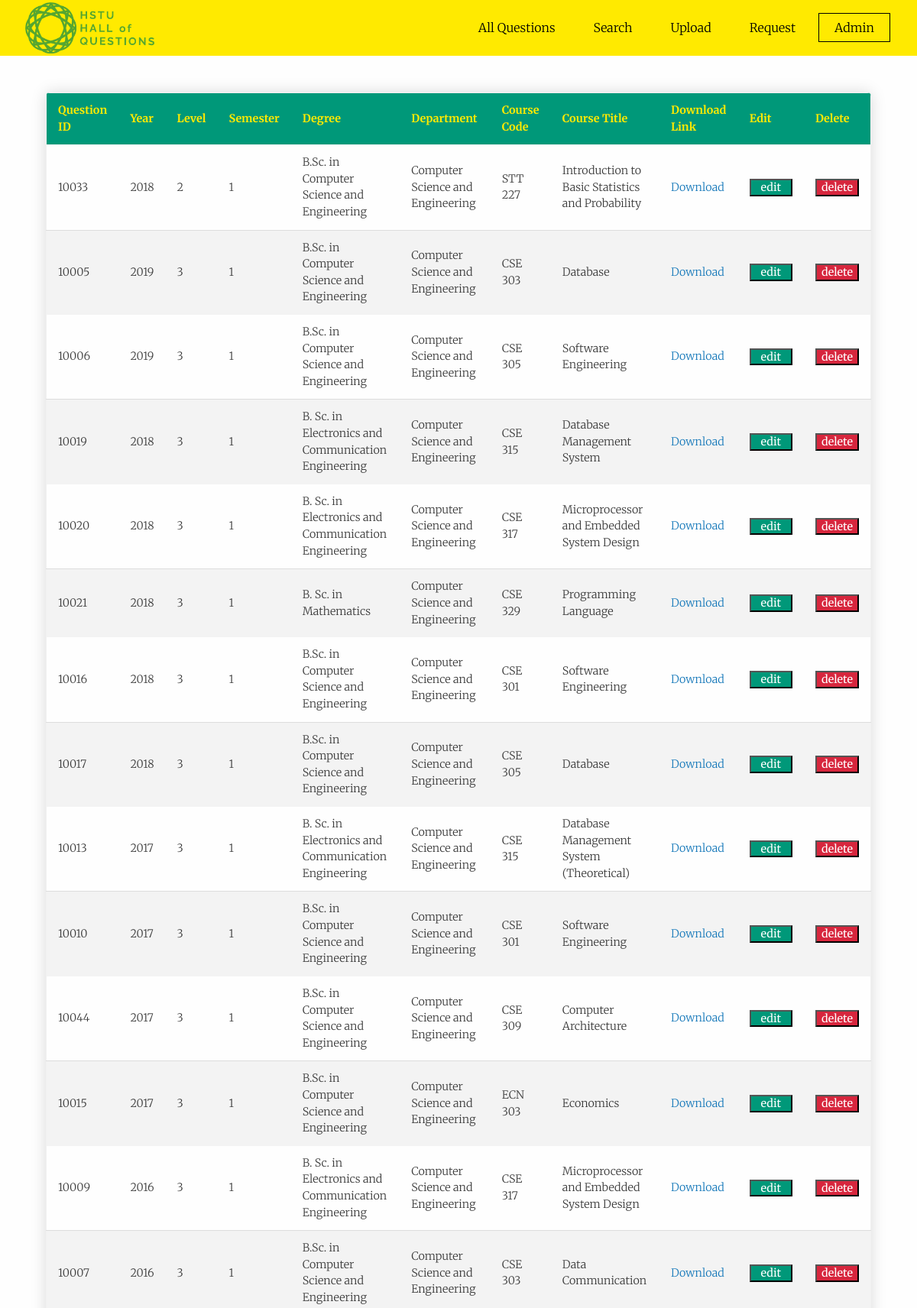
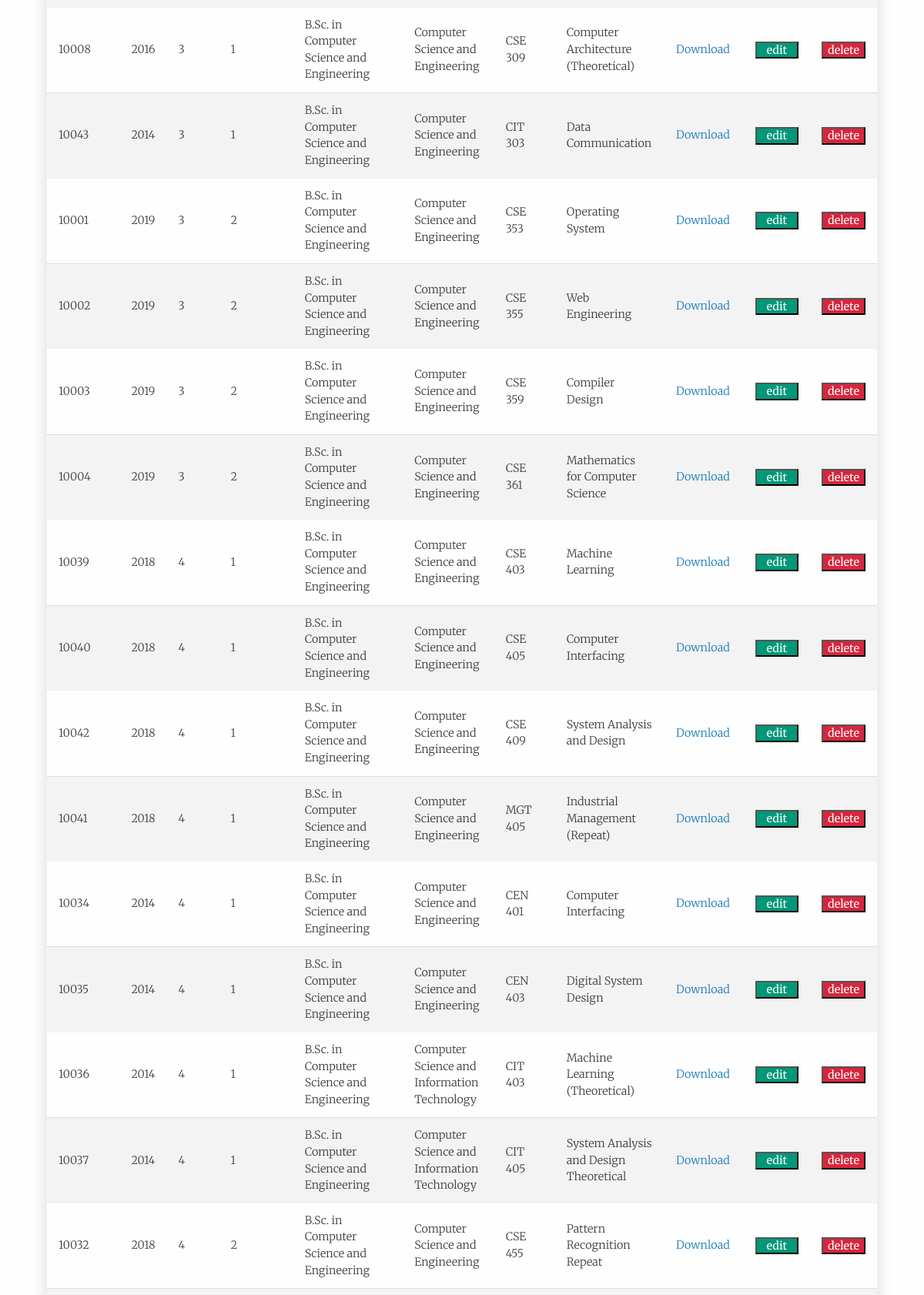
The app's page /admin_database.php (upper part) with its own data (2 pictures, top to bottom).
### tables this page shows
CREATE TABLE `question` (
  `question_id` int(11) NOT NULL,
  `year_var` int(11) NOT NULL,
  `level_var` int(11) NOT NULL,
  `semester` int(11) NOT NULL,
  `degree` varchar(100) NOT NULL,
  `department` varchar(100) NOT NULL,
  `course_code` varchar(100) NOT NULL,
  `course_title` varchar(100) NOT NULL,
  `link` varchar(100) NOT NULL
);

### admin_database.php (the view, shortened to what this page needs)
<!doctype html>
<html class="no-js" lang="en">
<head>
    <link rel="stylesheet" href="css/app.css">
    <link rel="stylesheet" type="text/css" href="https://cdnjs.cloudflare.com/ajax/libs/slick-carousel/1.7.1/slick.css" />
    <link rel="stylesheet" type="text/css" href="https://cdnjs.cloudflare.com/ajax/libs/slick-carousel/1.7.1/slick-theme.css" />
</head>
<body>
    <header class="site-header">
        <div class="container">
            <div class="header-content">
                <div class="top-menu  scroll-reveal">
                    <div class="menu">
                        <img style="display: block;margin-right: auto;" src="logo.png" height="175" width="175" alt="Logo of HSTU Hall of Questions" >
                        <nav id="main-nav" data-animate="menu-in menu-out">
                            <ul class="main-navigation">
                                <li><a class="m-anim" href="index.php" data-text="All Questions">All Questions</a></li>
                                <li><a class="m-anim" href="search.php" data-text="Search">Search</a></li>
                                <li><a class="m-anim" href="user_upload.php" data-text="Upload">Upload</a></li>
                                <li><a class="m-anim" href="request.php" data-text="Request">Request</a></li>
                                <li><a class="m-active" href="admin.php" data-text="Admin">Admin</a></li>
                            </ul>
                        </nav>
                    </div>
                </div>
            </div>
        </div>
    </header>
  <div class="result-body">
      <?php
          $servername = "localhost";
          $username = "root";
          $password = "";
          $dbname = "hstuhq";
          $conn = new mysqli($servername, $username, $password, $dbname);
          $sql = "SELECT question_id, year_var, level_var, semester, degree, department, course_code, course_title, link FROM question ORDER BY level_var ASC, semester ASC, year_var DESC, degree ASC, course_code ASC, course_title ASC";
          $result = $conn->query($sql);
          echo"<table class='content-table'>";
            echo"<thead><tr><th>Question ID</th><th>Year</th><th>Level</th><th>Semester</th><th>Degree</th><th>Department</th><th>Course Code</th><th>Course Title</th><th>Download Link</th><th>Edit</th><th>Delete</th></tr></thead><tbody>";
              if ($result->num_rows > 0) {
                while($row = $result->fetch_assoc()) {
                  echo "<tr><td>". $row["question_id"] . "</td><td>" . $row["year_var"]. "</td><td>" . $row["level_var"]. "</td><td>" . $row["semester"]. "</td><td>" . $row["degree"]. "</td><td>" . $row["department"]. "</td><td>" . $row["course_code"]. "</td><td>" . $row["course_title"]. "</td><td><a target='_blank' href='" . $row["link"]. "'>Download</a></td><td><form action='update_question_database.php' method='post'><input type='hidden' name='ques_id' value='" . $row["question_id"] . "'><input type='submit' name='edit' value='  edit  '></form></td><td><form action='' method='post'><input type='hidden' name='q_id' value='" . $row["question_id"] . "'><input type='submit' id='delete_button' name='delete_row' value='delete'></form></td></tr>\n";
                }
              }
            echo"</tbody></table>";
      ?>
  </div>
</body>
</html>

### records on screen
question: question_id "10033", year_var "2018", level_var "2", semester "1", degree "B.Sc. in Computer Science and Engineering", department "Computer Science and Engineering", course_code "STT 227", course_title "Introduction to Basic Statistics and Probability"
question: question_id "10005", year_var "2019", level_var "3", semester "1", degree "B.Sc. in Computer Science and Engineering", department "Computer Science and Engineering", course_code "CSE 303", course_title "Database"
question: question_id "10006", year_var "2019", level_var "3", semester "1", degree "B.Sc. in Computer Science and Engineering", department "Computer Science and Engineering", course_code "CSE 305", course_title "Software Engineering"
question: question_id "10019", year_var "2018", level_var "3", semester "1", degree "B. Sc. in Electronics and Communication Engineering", department "Computer Science and Engineering", course_code "CSE 315", course_title "Database Management System"
question: question_id "10020", year_var "2018", level_var "3", semester "1", degree "B. Sc. in Electronics and Communication Engineering", department "Computer Science and Engineering", course_code "CSE 317", course_title "Microprocessor and Embedded System Design"
question: question_id "10021", year_var "2018", level_var "3", semester "1", degree "B. Sc. in Mathematics", department "Computer Science and Engineering", course_code "CSE 329", course_title "Programming Language"
question: question_id "10016", year_var "2018", level_var "3", semester "1", degree "B.Sc. in Computer Science and Engineering", department "Computer Science and Engineering", course_code "CSE 301", course_title "Software Engineering"
question: question_id "10017", year_var "2018", level_var "3", semester "1", degree "B.Sc. in Computer Science and Engineering", department "Computer Science and Engineering", course_code "CSE 305", course_title "Database"
question: question_id "10013", year_var "2017", level_var "3", semester "1", degree "B. Sc. in Electronics and Communication Engineering", department "Computer Science and Engineering", course_code "CSE 315", course_title "Database Management System (Theoretical)"
question: question_id "10010", year_var "2017", level_var "3", semester "1", degree "B.Sc. in Computer Science and Engineering", department "Computer Science and Engineering", course_code "CSE 301", course_title "Software Engineering"
question: question_id "10044", year_var "2017", level_var "3", semester "1", degree "B.Sc. in Computer Science and Engineering", department "Computer Science and Engineering", course_code "CSE 309", course_title "Computer Architecture"
question: question_id "10015", year_var "2017", level_var "3", semester "1", degree "B.Sc. in Computer Science and Engineering", department "Computer Science and Engineering", course_code "ECN 303", course_title "Economics"
question: question_id "10009", year_var "2016", level_var "3", semester "1", degree "B. Sc. in Electronics and Communication Engineering", department "Computer Science and Engineering", course_code "CSE 317", course_title "Microprocessor and Embedded System Design"
question: question_id "10007", year_var "2016", level_var "3", semester "1", degree "B.Sc. in Computer Science and Engineering", department "Computer Science and Engineering", course_code "CSE 303", course_title "Data Communication"
question: question_id "10008", year_var "2016", level_var "3", semester "1", degree "B.Sc. in Computer Science and Engineering", department "Computer Science and Engineering", course_code "CSE 309", course_title "Computer Architecture (Theoretical)"
question: question_id "10043", year_var "2014", level_var "3", semester "1", degree "B.Sc. in Computer Science and Engineering", department "Computer Science and Engineering", course_code "CIT 303", course_title "Data Communication"
question: question_id "10001", year_var "2019", level_var "3", semester "2", degree "B.Sc. in Computer Science and Engineering", department "Computer Science and Engineering", course_code "CSE 353", course_title "Operating System"
question: question_id "10002", year_var "2019", level_var "3", semester "2", degree "B.Sc. in Computer Science and Engineering", department "Computer Science and Engineering", course_code "CSE 355", course_title "Web Engineering"
question: question_id "10003", year_var "2019", level_var "3", semester "2", degree "B.Sc. in Computer Science and Engineering", department "Computer Science and Engineering", course_code "CSE 359", course_title "Compiler Design"
question: question_id "10004", year_var "2019", level_var "3", semester "2", degree "B.Sc. in Computer Science and Engineering", department "Computer Science and Engineering", course_code "CSE 361", course_title "Mathematics for Computer Science"
question: question_id "10039", year_var "2018", level_var "4", semester "1", degree "B.Sc. in Computer Science and Engineering", department "Computer Science and Engineering", course_code "CSE 403", course_title "Machine Learning"
question: question_id "10040", year_var "2018", level_var "4", semester "1", degree "B.Sc. in Computer Science and Engineering", department "Computer Science and Engineering", course_code "CSE 405", course_title "Computer Interfacing"
question: question_id "10042", year_var "2018", level_var "4", semester "1", degree "B.Sc. in Computer Science and Engineering", department "Computer Science and Engineering", course_code "CSE 409", course_title "System Analysis and Design"
question: question_id "10041", year_var "2018", level_var "4", semester "1", degree "B.Sc. in Computer Science and Engineering", department "Computer Science and Engineering", course_code "MGT 405", course_title "Industrial Management (Repeat)"
question: question_id "10034", year_var "2014", level_var "4", semester "1", degree "B.Sc. in Computer Science and Engineering", department "Computer Science and Engineering", course_code "CEN 401", course_title "Computer Interfacing"
question: question_id "10035", year_var "2014", level_var "4", semester "1", degree "B.Sc. in Computer Science and Engineering", department "Computer Science and Engineering", course_code "CEN 403", course_title "Digital System Design"
question: question_id "10036", year_var "2014", level_var "4", semester "1", degree "B.Sc. in Computer Science and Engineering", department "Computer Science and Information Technology", course_code "CIT 403", course_title "Machine Learning (Theoretical)"
question: question_id "10037", year_var "2014", level_var "4", semester "1", degree "B.Sc. in Computer Science and Engineering", department "Computer Science and Information Technology", course_code "CIT 405", course_title "System Analysis and Design Theoretical"
question: question_id "10032", year_var "2018", level_var "4", semester "2", degree "B.Sc. in Computer Science and Engineering", department "Computer Science and Engineering", course_code "CSE 455", course_title "Pattern Recognition Repeat"
